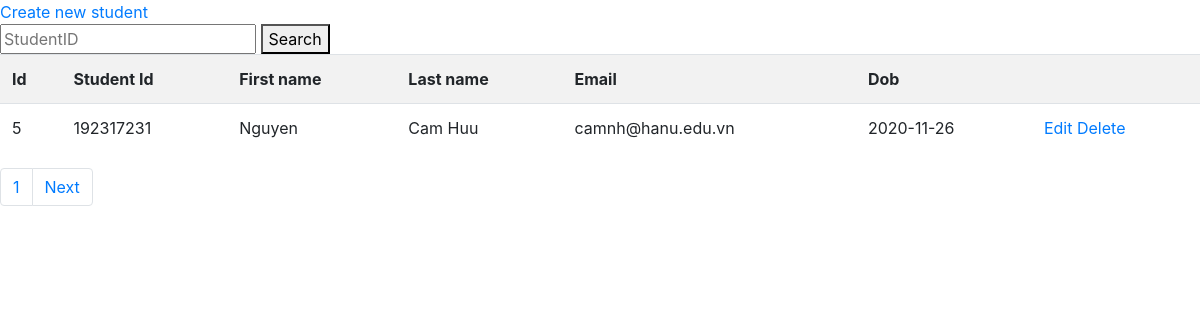
The page /client/student/index.php?student_id=192317231 on the database its author committed.
### tables this page shows
CREATE TABLE `students` (
  `id` int(11) NOT NULL,
  `student_id` varchar(20) NOT NULL,
  `first_name` varchar(20) NOT NULL,
  `last_name` varchar(10) NOT NULL,
  `email` varchar(50) NOT NULL,
  `dob` date NOT NULL
);

### client/student/index.php (the view, shortened to what this page needs)
<?php
require('../config/database.php');
$limit = 1;
$page = 1;
$condition = "";
if (isset($_GET['student_id'])) {
    $studentId = $_GET['student_id'];
    $condition = "WHERE student_id LIKE '%$studentId%'";
}
$offset = ($page - 1) * $limit;
$limitSql = "LIMIT $limit OFFSET $offset";
$sql = "SELECT * FROM students $condition $limitSql";
$studentsCount = "SELECT COUNT(*) as student_count FROM students $condition";
$resultCount = $conn->query($studentsCount);
$count = $resultCount->fetch_assoc();
$totalRecordsCount = $count['student_count'];
$totalPages = ceil($totalRecordsCount / $limit);
$result = $conn->query($sql);
$students = $result->fetch_all(MYSQLI_ASSOC);
?>
<!DOCTYPE html>
<html lang="en">
<head>
    <link rel="stylesheet" href="https://cdn.jsdelivr.net/npm/bootstrap@4.6.0/dist/css/bootstrap.min.css">
</head>
<body>
    <a href="create.php">Create new student</a>
    <form method="GET" action="index.php">
        <input type="text" name="student_id" placeholder="StudentID" />
        <button type="submit" name="search">Search</button>
    </form>
    <table class="table table-striped">
        <tr>
            <th>Id</th>
            <th>Student Id</th>
            <th>First name</th>
            <th>Last name</th>
            <th>Email</th>
            <th>Dob</th>
            <th></th>
        </tr>
        <?php
        if (count($students) > 0) :
            foreach ($students as $student) : ?>
                <tr>
                    <td><?php echo $student['id'] ?></td>
                    <td><?php echo $student['student_id'] ?></td>
                    <td><?php echo $student['first_name'] ?></td>
                    <td><?php echo $student['last_name'] ?></td>
                    <td><?php echo $student['email'] ?></td>
                    <td><?php echo $student['dob'] ?></td>
                    <td>
                        <a href="edit.php?id=<?php echo $student['id'] ?>">Edit</a>
                        <a href="delete.php?id=<?php echo $student['id'] ?>" onclick="return confirm('Are you sure')">Delete</a>
                    </td>
                </tr>
            <?php endforeach;
        else :
            ?>
            <tr>
                <td colspan="6">No result</td>
            </tr>
        <?php endif; ?>
    </table>
    <nav aria-label="Page navigation example">
        <ul class="pagination">
            <?php for ($i = 1; $i <= $totalPages; $i++) : ?>
                <li class="page-item <?php echo (isset($_GET['page']) && $_GET['page'] == $i) ? 'active' : '' ?>">
                    <a class="page-link" href="index.php?page=<?php echo $i ?>&student_id=<?php echo isset($_GET['student_id']) ? $_GET['student_id'] : '' ?>"><?php echo $i; ?></a>
                </li>
            <?php endfor; ?>
            <?php if ($page == 1 || isset($_GET['page']) && $_GET['page'] != $totalPages) : ?>
                <li class="page-item"><a class="page-link" href="#">Next</a></li>
            <?php endif; ?>
        </ul>
    </nav>
</body>
</html>

### rows shown on the page
students: id "5", student "192317231", first_name "Nguyen", last_name "Cam Huu", email "camnh@hanu.edu.vn", dob "2020-11-26"
